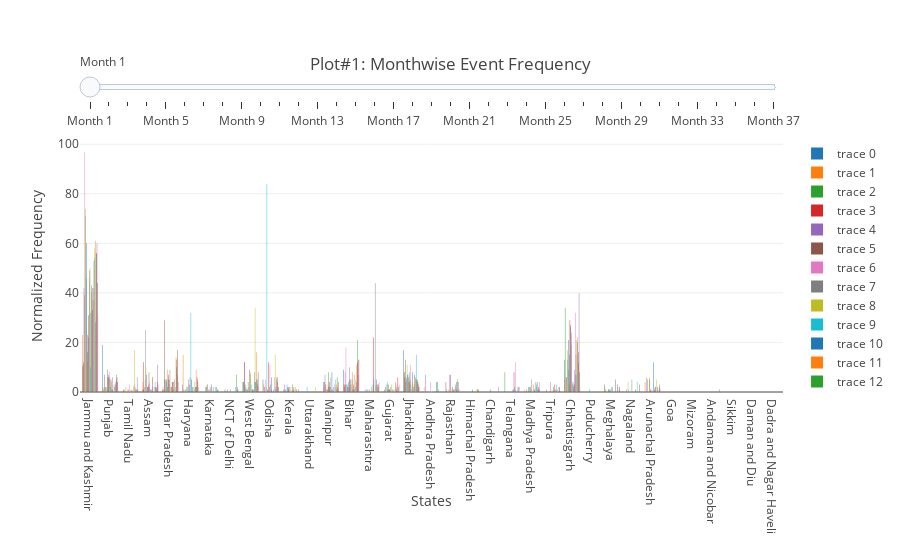

This figure's notebook cell:
### Code cell
steps = []
for i in range(Month_distribution.index.sort_values().max()):
    step = dict(
                method = 'restyle',  
                args = ['visible', [False] * Month_distribution.index.sort_values().max()],
                label= 'Month ' + str(i+1)
                )
    step['args'][1][i] = True # Toggle i'th trace to "visible"
    steps.append(step)
    sliders = [dict(
                    active = 0,
                    currentvalue = {"prefix": ""},
                    pad = {"t": Month_distribution.index.sort_values().max()},
                    steps = steps,
                    name= 'Month',
                    y= 1.5
                    )]
layout = dict(sliders=sliders,
              title='Plot#1: Monthwise Event Frequency',
              autosize=True,
              yaxis=go.layout.YAxis(
                                    title='Normalized Frequency',
                                    automargin=True,
                                   ),
              xaxis=go.layout.XAxis(
                                    title='States',
                                    automargin=True,
                                   ),
             )
fig = dict(data=Slider_data2[0], layout=layout)
iplot(fig, filename='Slider 2')
